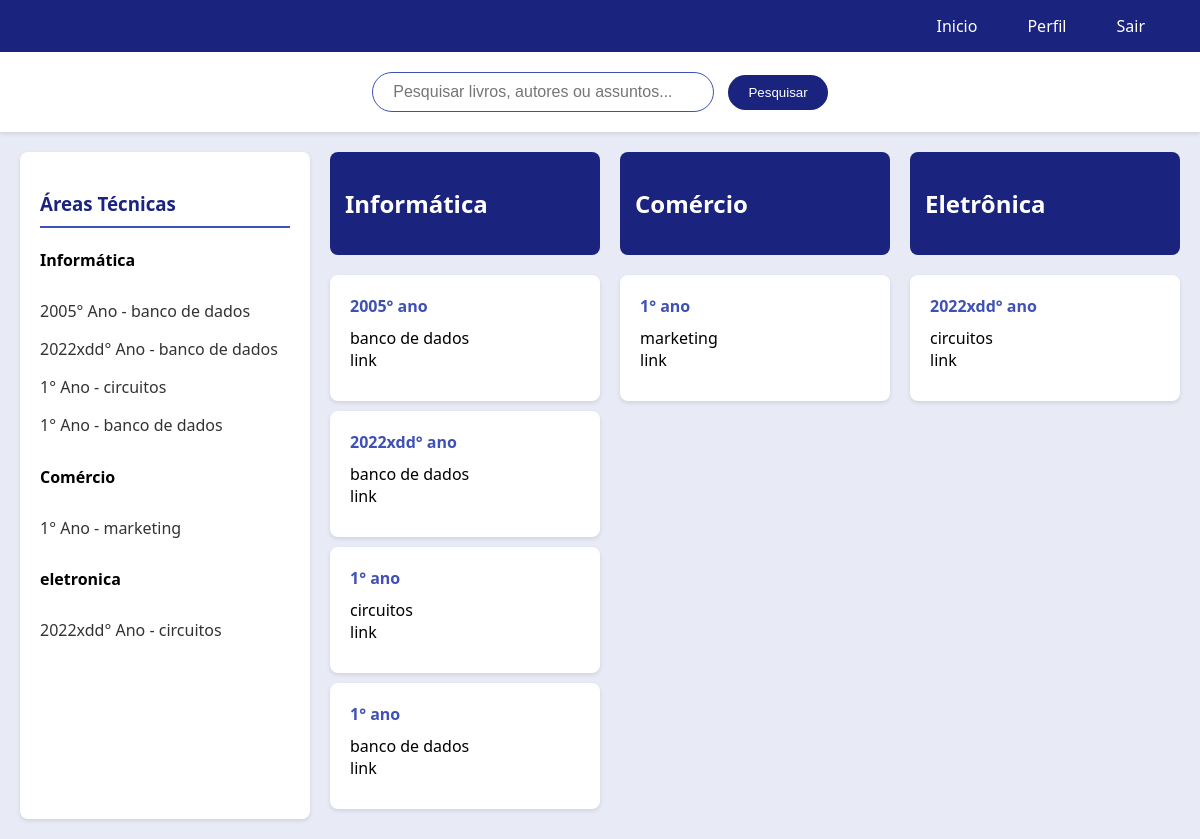
The app's page /livros_create/recovery, older data.
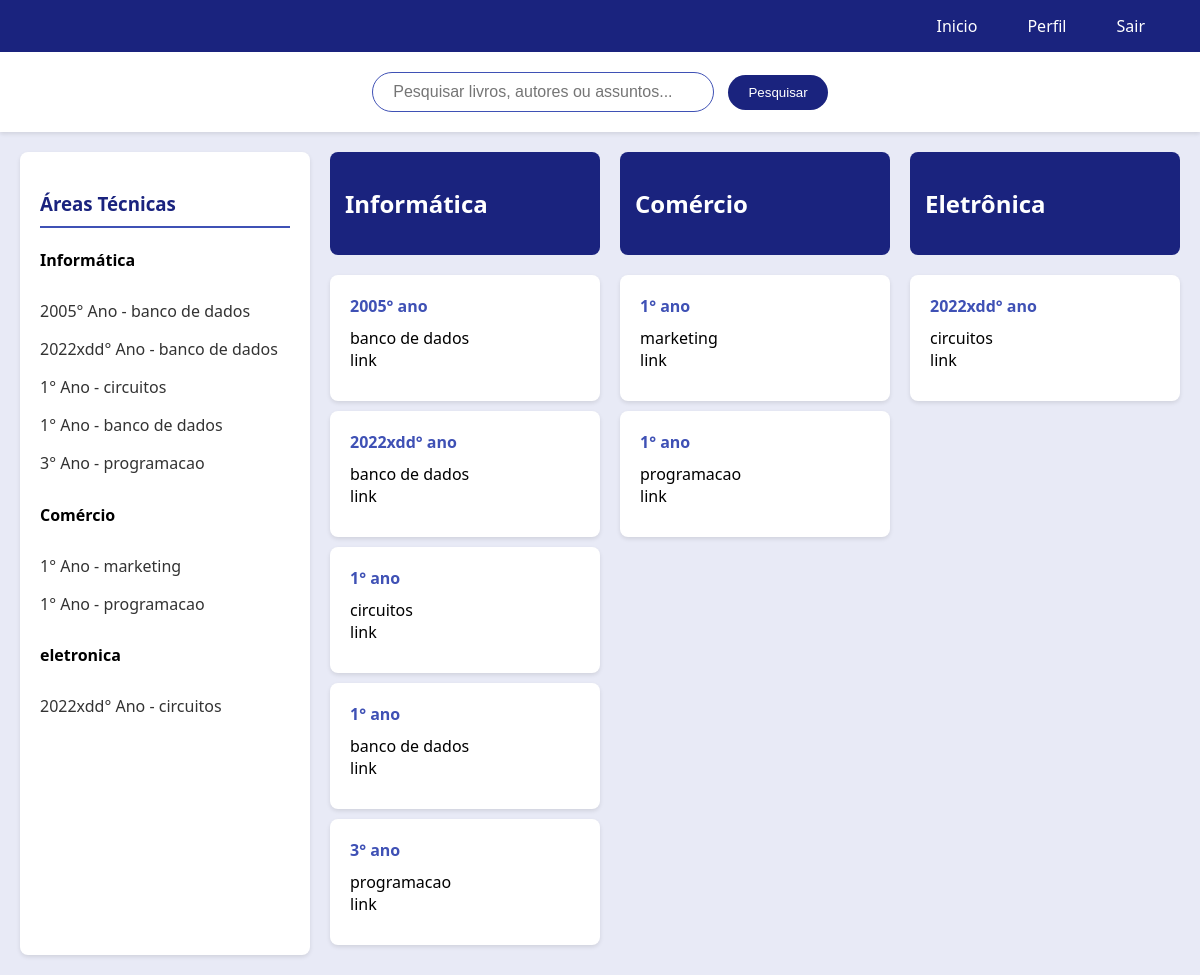
The same page, newer data.
### models/livros_create.py (models this page shows, shortened)
class livros_create(db.Model):
    __tablename__= "livros_create"
    id = db.Column(db.Integer, primary_key = True)
    titulo = db.Column(db.String(100))
    ano = db.Column(db.String(100))
    curso = db.Column(db.String(100))
    link = db.Column(db.String(100))
    materia = db.Column(db.String(100))
    def __repr__(self):
        return "<livros_create {}>".format(self.id)

### controllers/livros_create.py (the view)
@bp_livros_create.route('/recovery')
def recovery():
    if request.method == 'GET':
        livros= livros_create.query.all()
        print(livros)
        return render_template("biblioteca.html",livros = livros)

### templates/biblioteca.html (shortened to what this page needs)
<!DOCTYPE html>
<html lang="pt-BR">
<head>
  <link rel="stylesheet" href="{{ url_for('static', filename='css/biblioteca.css') }}">
</head>
<body>
  <nav class="top-nav">
    <a href="{{url_for('inicio')}}" class="nav-link">Inicio</a>
    <a href="{{ url_for('perfil') }}" class="nav-link">Perfil</a>
    <a href="{{ url_for('usuarios.logout') }}" class="nav-link">Sair</a>
  </nav>
  <div class="search-container">
    <input type="text" class="search-input" placeholder="Pesquisar livros, autores ou assuntos...">
    <button class="search-button">Pesquisar</button>
  </div>
  <div class="main-container">
    <div class="sidebar">
      <h3 class="sidebar-title">Áreas Técnicas</h3>
      <div class="sidebar-section">
        <h4>Informática</h4>
        {% for livro in livros %}
        {% if livro.curso == 'informatica' %}
          <a href="" class="sidebar-link">{{livro.ano}}° Ano - {{livro.materia}}</a>
        {% endif %}
      {% endfor %}
      </div>
      <div class="sidebar-section">
        <h4>Comércio</h4>
        {% for livro in livros %}
        {% if livro.curso == 'comercio' %}
          <a href="" class="sidebar-link">{{livro.ano}}° Ano - {{livro.materia}}</a>
        {% endif %}
      {% endfor %}
      </div>
      <div class="sidebar-section">
        <h4>eletronica</h4>
        {% for livro in livros %}
        {% if livro.curso == 'eletronica' %}
          <a href="" class="sidebar-link">{{livro.ano}}° Ano - {{livro.materia}}</a>
        {% endif %}
      {% endfor %}
      </div>
    </div>
    <div class="content">
      <div class="section-header">
        <h2>Informática</h2>
      </div>
      {% for livro in livros %}
        {% if livro.curso == 'informatica' %}
          <div class="course-card">
            <div class="course-code">{{ livro.ano }}° ano</div>
            <div class="course-title">
              <a href="{{ livro.link }}" target="_blank">{{ livro.materia }}</a><br>
              <a href="{{ livro.link }}" target="_blank">link</a>
            </div>
          </div>
        {% endif %}
      {% endfor %}
    </div>
    <div class="content">
      <div class="section-header">
        <h2>Comércio</h2>
      </div>
      {% for livro in livros %}
        {% if livro.curso == 'comercio' %}
          <div class="course-card">
            <div class="course-code">{{ livro.ano }}° ano</div>
            <div class="course-title">
              <a href="{{ livro.link }}" target="_blank">{{ livro.materia }}</a><br>
              <a href="{{ livro.link }}" target="_blank">link</a>
            </div>
          </div>
        {% endif %}
      {% endfor %}
    </div>
    <div class="content">
      <div class="section-header">
        <h2>Eletrônica</h2>
      </div>
      {% for livro in livros %}
        {% if livro.curso == 'eletronica' %}
          <div class="course-card">
            <div class="course-code">{{ livro.ano }}° ano</div>
            <div class="course-title">
              <a href="{{ livro.link }}" target="_blank">{{ livro.materia }}</a><br>
              <a href="{{ livro.link }}" target="_blank">link</a>
            </div>
          </div>
        {% endif %}
      {% endfor %}
    </div>
  </div>
</body>
</html>

Row changes from the older to the newer data that the page shows:
added livros_create: ano "3", materia "programacao"
added livros_create: ano "1", materia "programacao"
